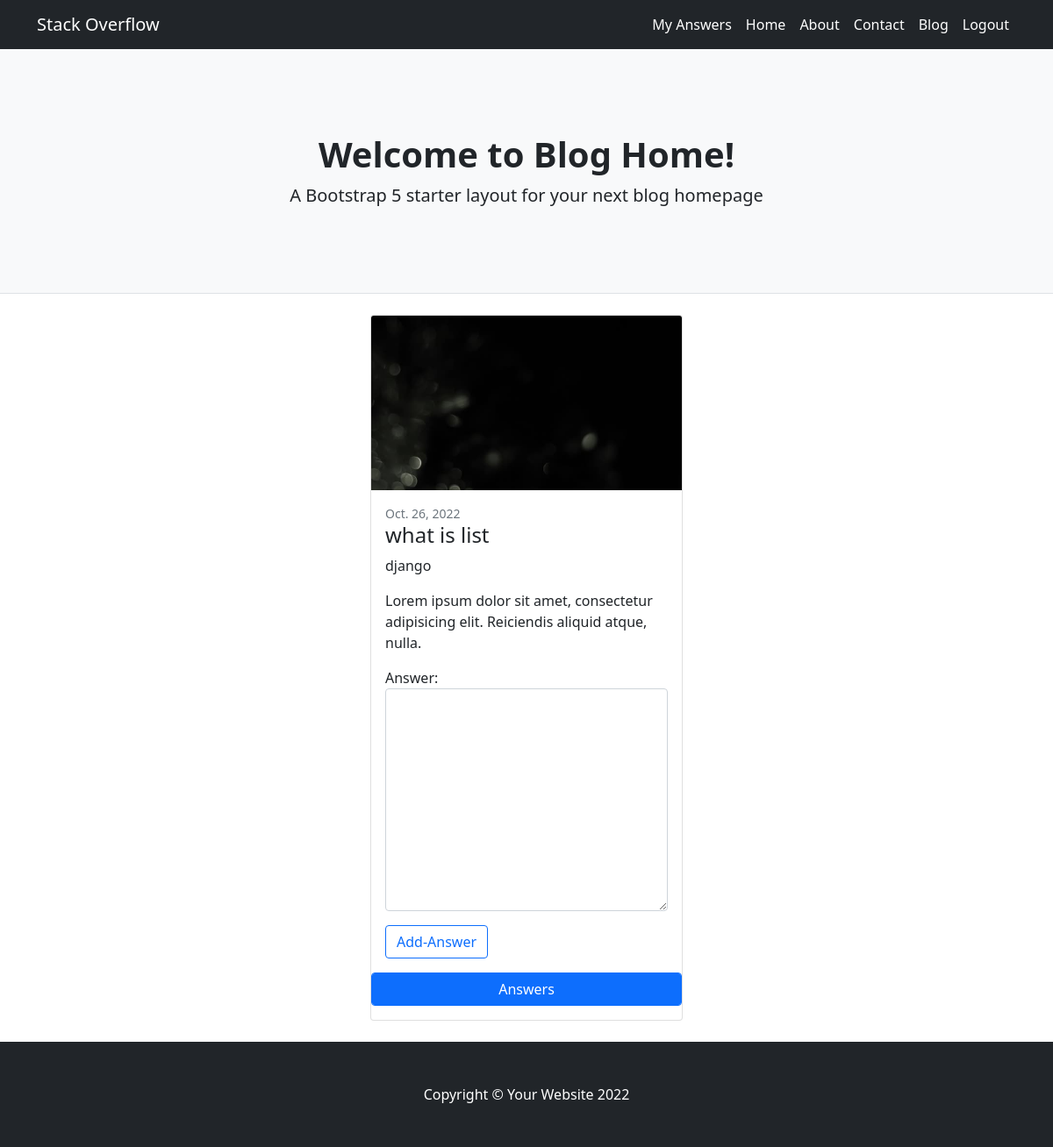
/question/detail/1 (signed in), run on the app's committed database.
### api/models.py (models this page shows, shortened)
class Questions(models.Model):
    description=models.CharField(max_length=500)
    user=models.ForeignKey(MyUser,on_delete=models.CASCADE)
    image=models.ImageField(null=True,upload_to="images",blank=True)
    create_date=models.DateField(auto_now_add=True)
    is_active=models.BooleanField(default=True)
    @property
    def fetch_answers(self):
        answers=self.answers_set.all().annotate(u_count=Count('up_vote')).order_by('-u_count')
        return answers

class MyUser(AbstractUser):
    phone=models.CharField(max_length=200)
    profile_pic=models.ImageField(upload_to='profilepics',null=True)

### api/views.py (the view)
# urls.py: path('question/detail/<int:id>',views.QuestionDetailView.as_view(),name='questiondetail'),
@method_decorator(decs,name="dispatch")
class QuestionDetailView(DetailView,FormView):
    model=Questions
    template_name='question_detail.html'
    pk_url_kwarg="id"
    context_object_name="question"
    form_class=AnswerForm

### api/forms.py
class AnswerForm(forms.Form):
    answer=forms.CharField(widget=forms.Textarea(attrs={'class':'form-control'}))

### api/views.py (called while the page is built)
def signin_reqired(fn):
    def wrapper(request,*args,**kwargs):
        if not request.user.is_authenticated:
            return redirect("login")
        else:
            return fn(request,*args,**kwargs)
    return wrapper

### api/templates/question_detail.html (shortened to what this page needs)
{%extends 'base.html'%}
{%block body_block%}
<div class="container">
    <div class="row">
        <div class="col-4"></div>
        <div class="col-4">
            <div class="card mb-4">
                {%if question.image%}
                    <a href="#!"><img class="card-img-top" src="{{question.image.url}}" alt="..." /></a>
                {%endif%}
                <div class="card-body">
                    <div class="small text-muted">{{question.create_date}}</div>
                    <h2 class="card-title h4">{{question.description}}</h2>
                    <p class="card-text">{{question.user}}</p>
                    <p class="card-text">Lorem ipsum dolor sit amet, consectetur adipisicing elit. Reiciendis aliquid atque, nulla.</p>
                    <form action="{%url 'addanswer' question.id%}" method="post">
                        {{form.as_p}}
                        <div><input type="submit" value="Add-Answer" class="btn btn-outline-primary"></div>
                    </form>
                </div>
                <p>
                    <button class="btn btn-primary form-control" type="button" data-bs-toggle="collapse" data-bs-target="#collapseExample" aria-expanded="false" aria-controls="collapseExample">
                      Answers
                    </button>
                  </p>
            </div>
        </div>
        <div class="col-4"></div>
    </div>
</div>
{%endblock%}

### data on the page
Questions: image (picture), create_date "Oct. 26, 2022", description "what is list", user "django"
